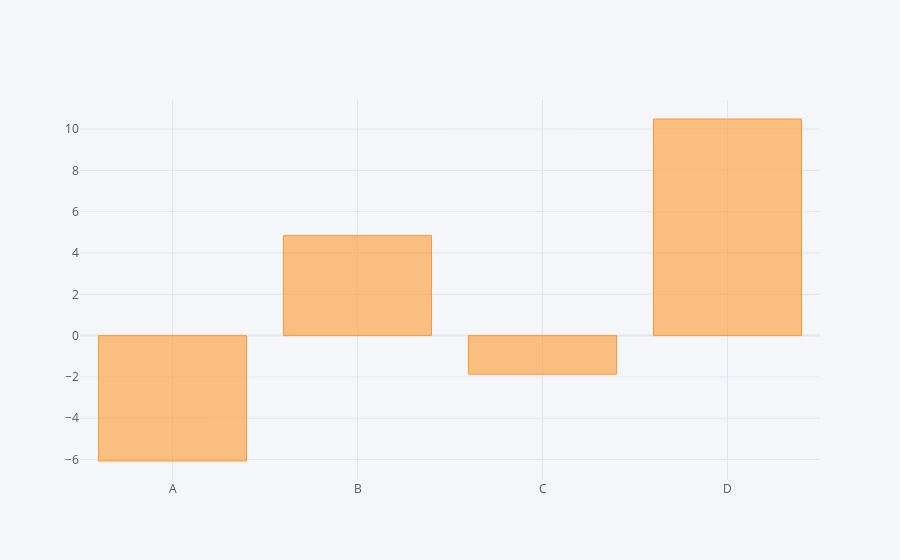

The cell this chart's notebook holds for it:
### Code cell
#df.count().iplot(kind='bar')
df.sum().iplot(kind='bar')

### Figure 1 — Plotly figure (JSON) as saved in the notebook; plotly's stock layout.template omitted (floating-point values rounded to 4 significant figures)
{"data": [{"marker": {"color": "rgba(255, 153, 51, 0.6)", "line": {"color": "rgba(255, 153, 51, 1.0)", "width": 1}}, "name": "None", "orientation": "v", "text": "", "type": "bar", "x": ["A", "B", "C", "D"], "y": [-6.068, 4.842, -1.868, 10.48]}], "layout": {"legend": {"bgcolor": "#F5F6F9", "font": {"color": "#4D5663"}}, "paper_bgcolor": "#F5F6F9", "plot_bgcolor": "#F5F6F9", "title": {"font": {"color": "#4D5663"}}, "xaxis": {"gridcolor": "#E1E5ED", "showgrid": true, "tickfont": {"color": "#4D5663"}, "title": {"font": {"color": "#4D5663"}, "text": ""}, "zerolinecolor": "#E1E5ED"}, "yaxis": {"gridcolor": "#E1E5ED", "showgrid": true, "tickfont": {"color": "#4D5663"}, "title": {"font": {"color": "#4D5663"}, "text": ""}, "zerolinecolor": "#E1E5ED"}}}
